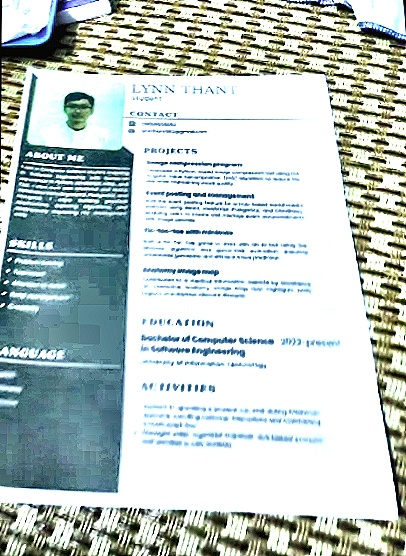
#> input picture scans/images/scan_20260223_201948.jpg, 406 x 556 px; its folder holds only this picture in this run
$ python -i test.py   (imports and definitions only)
#> lines starting #> are read from the running program, lines starting #| are printed output that depends on the picture
#> further down, picture is the input picture: shape (556, 406, 3); mean B, G, R 196.4, 198.9, 186.9
import cv2
import numpy as np
import tkinter as tk
from PIL import Image, ImageTk
import datetime
import os

# ----------------------------
# Camera Setup
# ----------------------------
# [5 lines not run here, left out]

captured_scan = None

# ----------------------------
# Warp + Detection Functions
# ----------------------------
# [50 lines left out: functions reorder, getBiggestContour, warpImage, not called in this run]

def enhanceColorNatural(img):
    img = cv2.bilateralFilter(img, 7, 50, 50)

    lab = cv2.cvtColor(img, cv2.COLOR_BGR2LAB)
#> lab: shape (556, 406, 3); mean of channels 0, 1, 2 199.5, 123.9, 128
    l, a, b = cv2.split(lab)
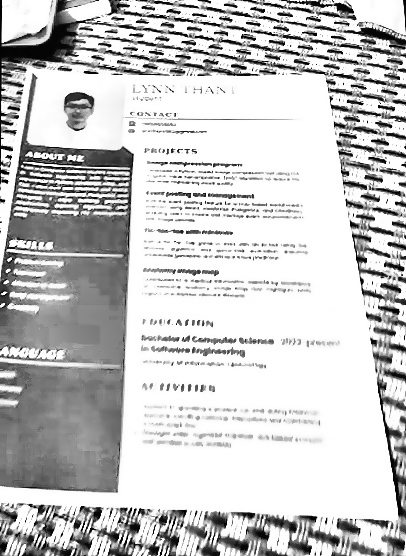
#> l: shape (556, 406); min 0, max 255, mean 199.5
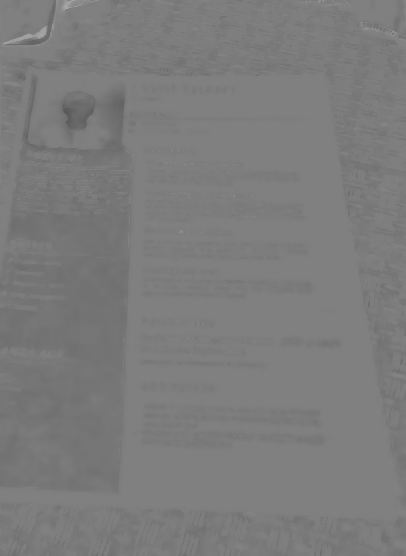
#> a: shape (556, 406); min 88, max 169, mean 123.9
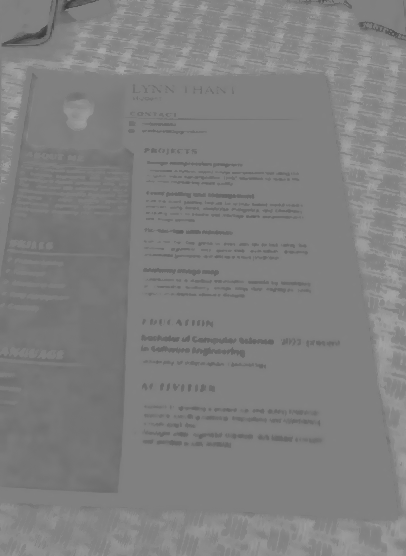
#> b: shape (556, 406); min 58, max 168, mean 128

    clahe = cv2.createCLAHE(clipLimit=1.5, tileGridSize=(8,8))
    l = clahe.apply(l)

    lab = cv2.merge((l,a,b))
#> lab: shape (556, 406, 3); mean of channels 0, 1, 2 197.8, 123.9, 128
    return cv2.cvtColor(lab, cv2.COLOR_LAB2BGR)

# ----------------------------
# Tkinter UI
# ----------------------------
# [2 lines not run here, left out]

# [1 line that did not run here, left out]
# [1 line not run here, left out]

# [7 lines left out: function save_scan, not called in this run]

# [1 line that did not run here, left out]
# [1 line not run here, left out]

# [28 lines left out: function update_frame, not called in this run]

# [5 lines not run here, left out]

>>> import cv2
>>> picture = cv2.imread('scans/images/scan_20260223_201948.jpg')
>>> result = enhanceColorNatural(picture)
